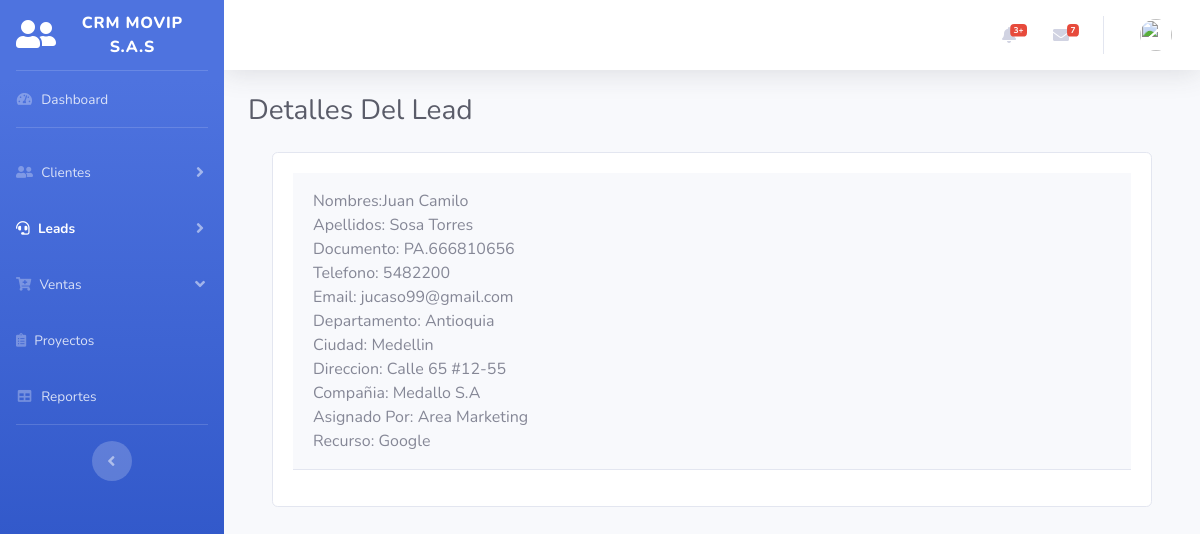
Screenshot of /verlead.php?id=37 (signed in) with the database file from the repository.
### tables this page shows
CREATE TABLE `leads` (
  `id_lead` int(10) NOT NULL,
  `nombre_lead` varchar(50) NOT NULL,
  `segundo_nombre_lead` varchar(50) NOT NULL,
  `primer_apellido_lead` varchar(50) NOT NULL,
  `segundo_apellido_lead` varchar(50) NOT NULL,
  `tipodocumento_lead` varchar(100) NOT NULL,
  `documento_lead` int(20) NOT NULL,
  `telefono_lead` bigint(100) NOT NULL,
  `email_lead` varchar(50) NOT NULL,
  `departamento_lead` varchar(100) NOT NULL,
  `ciudad_lead` varchar(30) NOT NULL,
  `direccion_lead` varchar(100) NOT NULL,
  `estado_lead` int(20) NOT NULL,
  `compañia_lead` varchar(100) NOT NULL,
  `asignado_lead` varchar(30) NOT NULL,
  `comentario_lead` text NOT NULL,
  `recurso_lead` varchar(50) NOT NULL
);

### verlead.php (the view, shortened to what this page needs)
<?php
include("conlead.php");
$tipo_usuario = $_SESSION['tipo_usuario'];
$id = $_GET['id'];
?>
<!DOCTYPE html>
<html lang="en">
<head>
  <link href="vendor/fontawesome-free/css/all.min.css" rel="stylesheet" type="text/css">
  <link href="css/sb-admin-2.min.css" rel="stylesheet">
</head>
<body id="page-top">
  <div id="wrapper">
    <ul class="navbar-nav bg-gradient-primary sidebar sidebar-dark accordion" id="accordionSidebar">
      <a class="sidebar-brand d-flex align-items-center justify-content-center" href="principal.php">
        <div class="sidebar-brand-icon">
          <i class="fas fa-user-friends"></i>
        </div>
        <div class="sidebar-brand-text mx-3">CRM Movip S.A.S</div>
      </a>
      <hr class="sidebar-divider my-0">
      <li class="nav-item inactive">
        <a class="nav-link" href="principal.php">
          <i class="fas fa-fw fa-tachometer-alt"></i>
          <span>Dashboard</span></a>
      </li>
      <hr class="sidebar-divider">
      <?php if ($tipo_usuario == 1) { ?>
        <li class="nav-item">
          <a class="nav-link collapsed" href="#" data-toggle="collapse" data-target="#collapseTwo" aria-expanded="true" aria-controls="collapseTwo">
            <i class="fas fa-user-friends"></i>
            <span>Clientes</span>
          </a>
        </li>
        <li class="nav-item active">
          <a class="nav-link collapsed" href="#" data-toggle="collapse" data-target="#collapseUtilities" aria-expanded="true" aria-controls="collapseUtilities">
            <i class="fas fa-headset"></i>
            <span>Leads</span>
          </a>
        </li>
        <li class="nav-item">
          <a class="nav-link" href="#" data-toggle="collapse" data-target="#collapsePages" aria-expanded="true" aria-controls="collapsePages">
            <i class=" fas fa-cart-plus"></i></i>
            <span>Ventas</span>
          </a>
        </li>
        <li class="nav-item">
          <a class="nav-link" href="charts.html">
            <i class="fas fa-clipboard-list "></i>
            <span>Proyectos</span></a>
        </li>
        <li class="nav-item">
          <a class="nav-link" href="tables.html">
            <i class="fas fa-fw fa-table"></i>
            <span>Reportes</span></a>
        </li>
      <?php } ?>
      <hr class="sidebar-divider d-none d-md-block">
      <div class="text-center d-none d-md-inline">
        <button class="rounded-circle border-0" id="sidebarToggle"></button>
      </div>
    </ul>
    <div id="content-wrapper" class="d-flex flex-column">
      <div id="content">
        <nav class="navbar navbar-expand navbar-light bg-white topbar mb-4 static-top shadow">
          <ul class="navbar-nav ml-auto">
            <li class="nav-item dropdown no-arrow mx-1">
              <a class="nav-link dropdown-toggle" href="#" id="alertsDropdown" role="button" data-toggle="dropdown" aria-haspopup="true" aria-expanded="false">
                <i class="fas fa-bell fa-fw"></i>
                <span class="badge badge-danger badge-counter">3+</span>
              </a>
            </li>
            <li class="nav-item dropdown no-arrow mx-1">
              <a class="nav-link dropdown-toggle" href="#" id="messagesDropdown" role="button" data-toggle="dropdown" aria-haspopup="true" aria-expanded="false">
                <i class="fas fa-envelope fa-fw"></i>
                <span class="badge badge-danger badge-counter">7</span>
              </a>
            </li>
            <li class="nav-item dropdown no-arrow">
              <a class="nav-link dropdown-toggle" href="#" id="userDropdown" role="button" data-toggle="dropdown" aria-haspopup="true" aria-expanded="false">
                <img class="img-profile rounded-circle" src="https://source.unsplash.com/QAB-WJcbgJk/60x60">
              </a>
            </li>
          </ul>
        </nav>
        <div class="container-fluid">
          <div class="d-sm-flex align-items-center justify-content-between mb-4">
            <h1 class="h3 mb-0 text-gray-800">Detalles Del Lead</h1>
          </div>
          <fieldset>
            <div class="container p-8">
              <div class="group">
                <div class="card card-body">
                  <div class="form-group" id="responsive-form">
                    <fieldset>
                      <div class="card-header py-3">
                        <?php
                        $sql = "SELECT * FROM crmpry.leads WHERE id_lead = '$id'";
                        $result = mysqli_query($conexion2, $sql);
                        while ($mostrar = mysqli_fetch_array($result)) {
                          echo "Nombres:";
                          echo $mostrar['nombre_lead'], ' ', $mostrar['segundo_nombre_lead'];
                          echo '<br>';
                          echo "Apellidos:    ";
                          echo $mostrar['primer_apellido_lead'], ' ', $mostrar['segundo_apellido_lead'];
                          echo '<br>';
                          echo "Documento: ";
                          echo $mostrar['tipodocumento_lead'], '.', $mostrar['documento_lead'];
                          echo '<br>';
                          echo "Telefono: ";
                          echo $mostrar['telefono_lead'];
                          echo '<br>';
                          echo "Email: ";
                          echo $mostrar['email_lead'];
                          echo '<br>';
                          echo "Departamento: ";
                          echo $mostrar['departamento_lead'];
                          echo '<br>';
                          echo "Ciudad: ";
                          echo $mostrar['ciudad_lead'];
                          echo '<br>';
                          echo "Direccion: ";
                          echo $mostrar['direccion_lead'];
                          echo '<br>';
                          echo "Compañia: ";
                          echo $mostrar['compañia_lead'];
                          echo '<br>';
                          echo "Asignado Por: ";
                          echo $mostrar['asignado_lead'];
                          echo '<br>';
                          echo "Recurso: ";
                          echo $mostrar['recurso_lead'];
                        }
                        ?>
                      </div>
                  </div>
                </div>
              </div>
            </div>
            <br>
        </div>
</body>
</html>

### rows the page displays
leads: nombre_lead "Juan", segundo_nombre_lead "Camilo", primer_apellido_lead "Sosa", segundo_apellido_lead "Torres", tipodocumento_lead "PA", documento_lead "666810656", telefono_lead "5482200", email_lead "jucaso99@gmail.com", departamento_lead "Antioquia", ciudad_lead "Medellin", direccion_lead "Calle 65 #12-55", compañia_lead "Medallo S.A", asignado_lead "Area Marketing", recurso_lead "Google"
